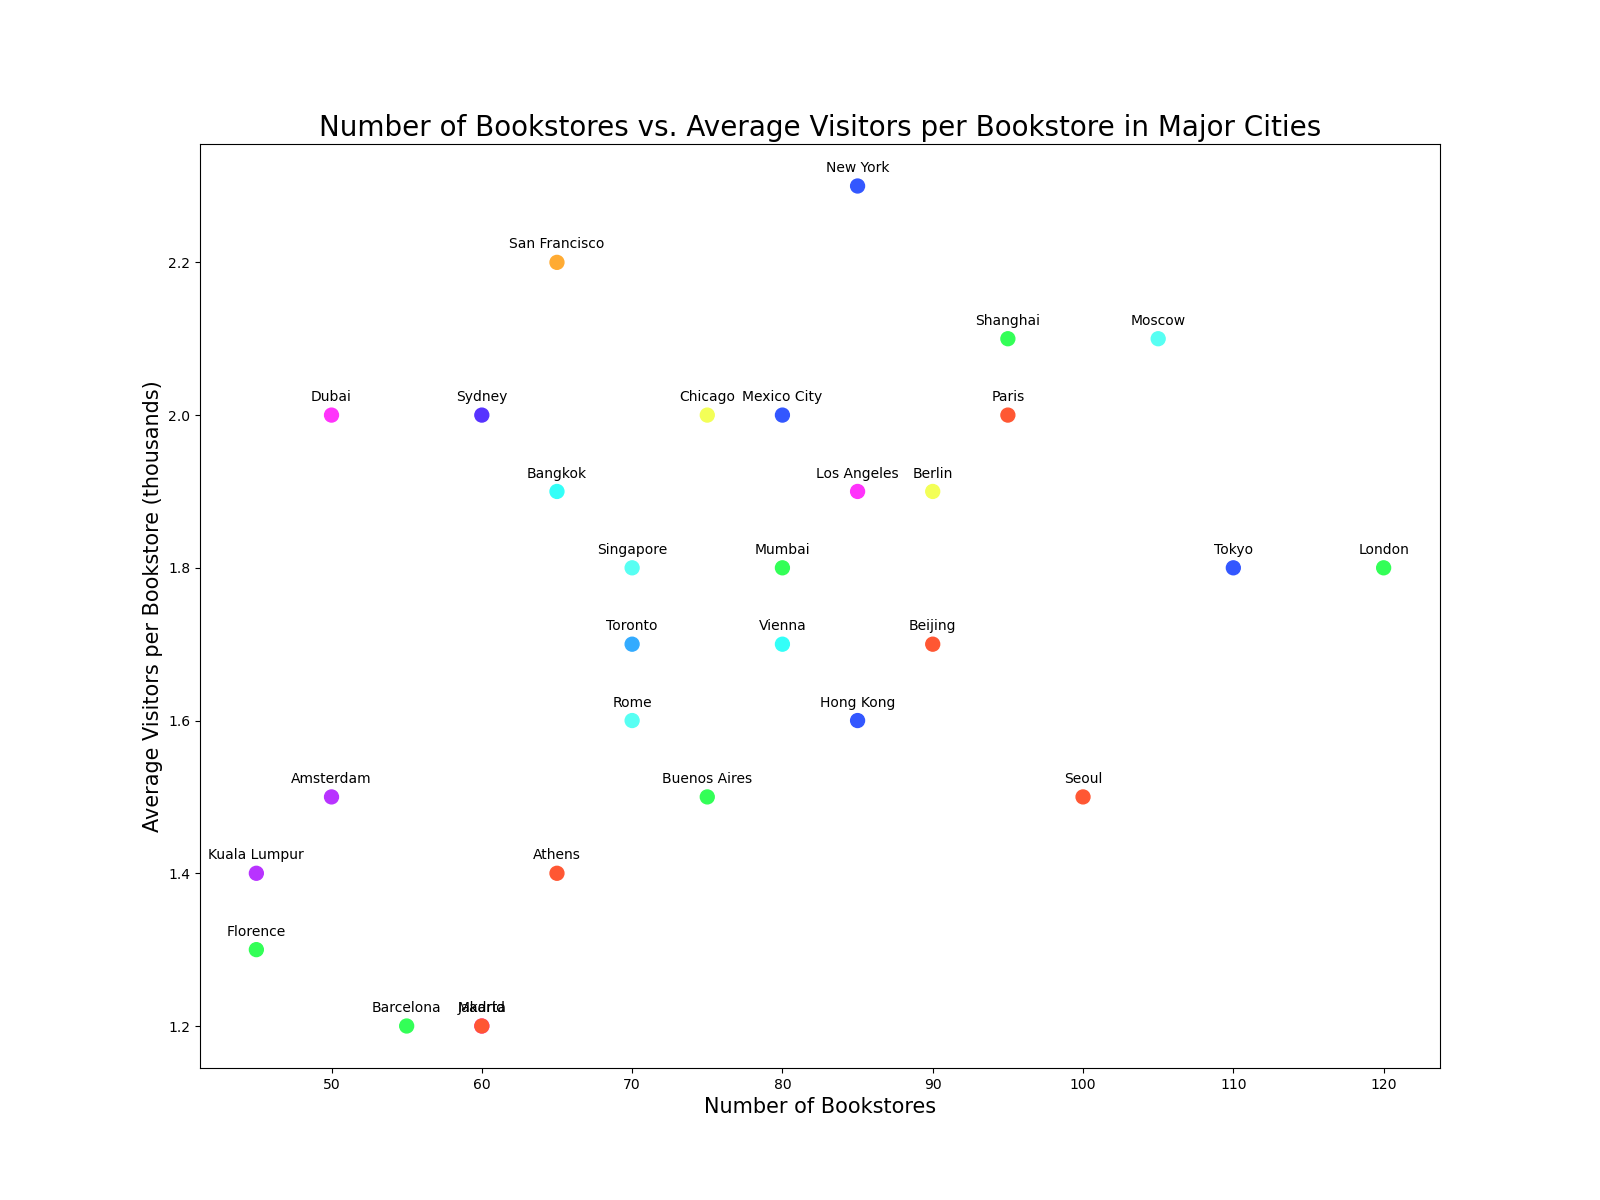

Write the Python code that produced this figure.

import matplotlib.pyplot as plt

cities = [
    "Paris", "London", "New York", "Rome", "Berlin", "Madrid", "Vienna",
    "Amsterdam", "Athens", "Florence", "Tokyo", "Moscow", "Chicago",
    "Los Angeles", "Barcelona", "San Francisco", "Toronto", "Sydney",
    "Seoul", "Mumbai", "Beijing", "Shanghai", "Hong Kong", "Singapore",
    "Dubai", "Bangkok", "Kuala Lumpur", "Jakarta", "Buenos Aires", "Mexico City"
]
number_of_bookstores = [
    95, 120, 85, 70, 90, 60, 80, 50, 65, 45, 110, 105, 75, 85, 55, 65,
    70, 60, 100, 80, 90, 95, 85, 70, 50, 65, 45, 60, 75, 80
]
visitors_per_bookstore = [
    2.0, 1.8, 2.3, 1.6, 1.9, 1.2, 1.7, 1.5, 1.4, 1.3, 1.8, 2.1, 2.0,
    1.9, 1.2, 2.2, 1.7, 2.0, 1.5, 1.8, 1.7, 2.1, 1.6, 1.8, 2.0, 1.9,
    1.4, 1.2, 1.5, 2.0
]

plt.figure(figsize=(16, 12))
plt.scatter(number_of_bookstores, visitors_per_bookstore, c=[
    '#FF5733', '#33FF57', '#3357FF', '#57FFF3', '#F3FF57', '#FF33FB',
    '#33FFF8', '#B833FF', '#FF5733', '#33FF57', '#3357FF', '#57FFF3',
    '#F3FF57', '#FF33FB', '#33FF57', '#FFAB33', '#33ABFF', '#5733FF',
    '#FF5733', '#33FF57', '#FF5733', '#33FF57', '#3357FF', '#57FFF3',
    '#FF33FB', '#33FFF8', '#B833FF', '#FF5733', '#33FF57', '#3357FF'
], s=100)

plt.title('Number of Bookstores vs. Average Visitors per Bookstore in Major Cities', fontsize=20)
plt.xlabel('Number of Bookstores', fontsize=15)
plt.ylabel('Average Visitors per Bookstore (thousands)', fontsize=15)

for i, city in enumerate(cities):
    plt.annotate(city, (number_of_bookstores[i], visitors_per_bookstore[i]),
                 textcoords="offset points", xytext=(0,10), ha='center')

plt.show()
